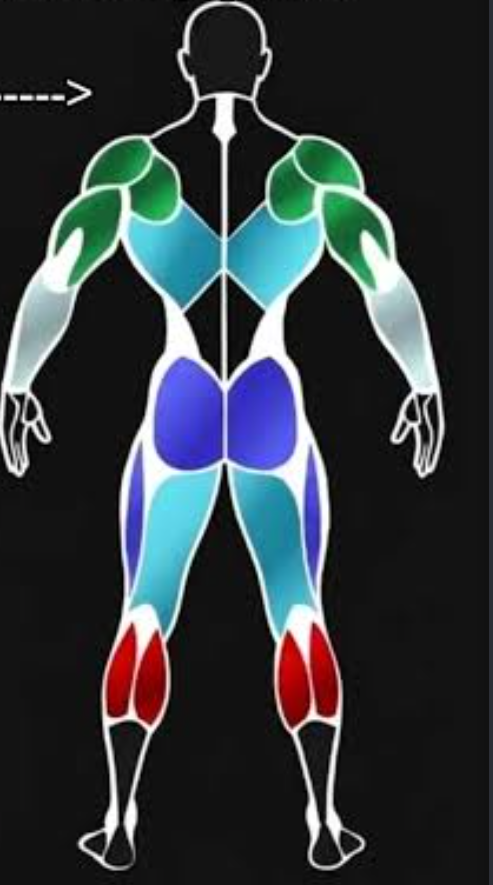
#> input picture docs/mapa-muscular/espalda/referencia.png, 493 x 885 px
$ python ridge.py
#> lines starting #> are read from the running program, lines starting #| are printed output that depends on the picture; after the words box and inside, x2 and y2 are one past the last pixel; in counts of white or black regions, pixels touching at a corner belong together
### docs/mapa-muscular/espalda/cargar.py
# Carga la referencia tal como la usan los demás pasos.
import numpy as np, cv2
from PIL import Image

EJE = 270.5            # eje de simetría del cuerpo (en la imagen volteada)
CABEZA_DESVIO = 2.4    # la cabeza y el cuello están dibujados 2.4 px a la izquierda del eje


def cargar():
    """Referencia volteada en horizontal (su mano izquierda sale cortada por el borde; la derecha
    está entera y el método trabaja con la mitad izquierda y la refleja) y con la cabeza y el
    cuello corridos CABEZA_DESVIO px para que queden centrados en el eje del cuerpo (el
    corrimiento baja suave hasta cero entre el cuello y los hombros)."""
    im = np.array(Image.open('referencia.png').convert('RGB'))[:, ::-1].astype(np.float32)
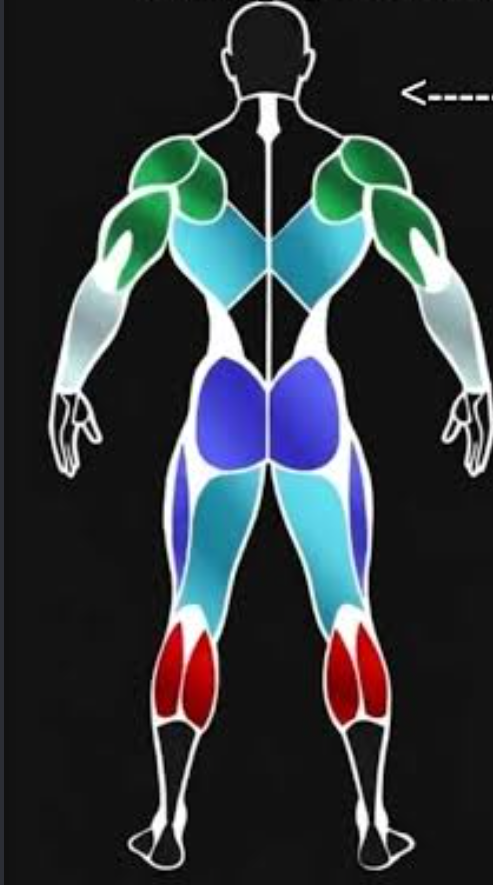
#> im: shape (885, 493, 3) float32; mean R, G, B 49.6, 56.9, 61.2
    h, w = im.shape[:2]
#> h = 885; w = 493
    out = im.copy()
    for y in range(140):
        d = CABEZA_DESVIO * float(np.clip((135 - y) / 40, 0, 1))
        if d > 0:
            out[y] = cv2.warpAffine(im[y:y + 1], np.float32([[1, 0, d], [0, 1, 0]]), (w, 1),
                                    flags=cv2.INTER_LINEAR, borderMode=cv2.BORDER_REPLICATE)[0]
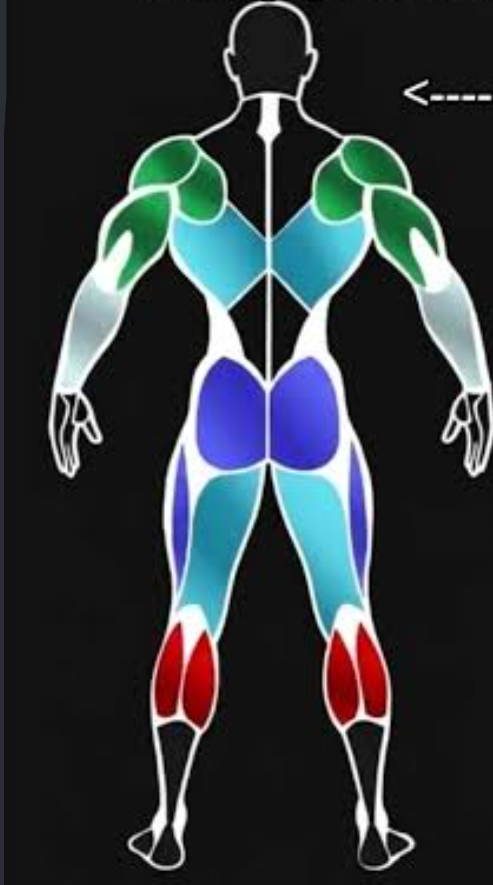
#> out: shape (885, 493, 3) float32; 4.82% of pixels changed, all inside (x1, y1, x2, y2) = (4, 0, 493, 135)
    out[0] = out[0] * 0 + np.median(im[2:6, :20].reshape(-1, 3), 0)   # fila de arriba: fondo
#> out: shape (885, 493, 3) float32; 0.11% of pixels changed, all inside (x1, y1, x2, y2) = (0, 0, 493, 1)
    return out

### docs/mapa-muscular/espalda/ridge.py
# Paso 2: mapa de crestas (centro de las líneas blancas) con el filtro de Sato. Las separaciones
# entre músculos se ponen sobre esas crestas.
import numpy as np, cv2
from PIL import Image
from skimage.filters import sato
from cargar import cargar
im = cargar().astype(float)   # volteada y con la cabeza centrada, como en mascaras.py
S = 4; H, W = im.shape[0] * S, im.shape[1] * S
#> after `H, W = (im.shape[0] * S, im.shape[1] * S)`: H = 3540; W = 1972
big = cv2.resize(im, (W, H), interpolation=cv2.INTER_CUBIC)
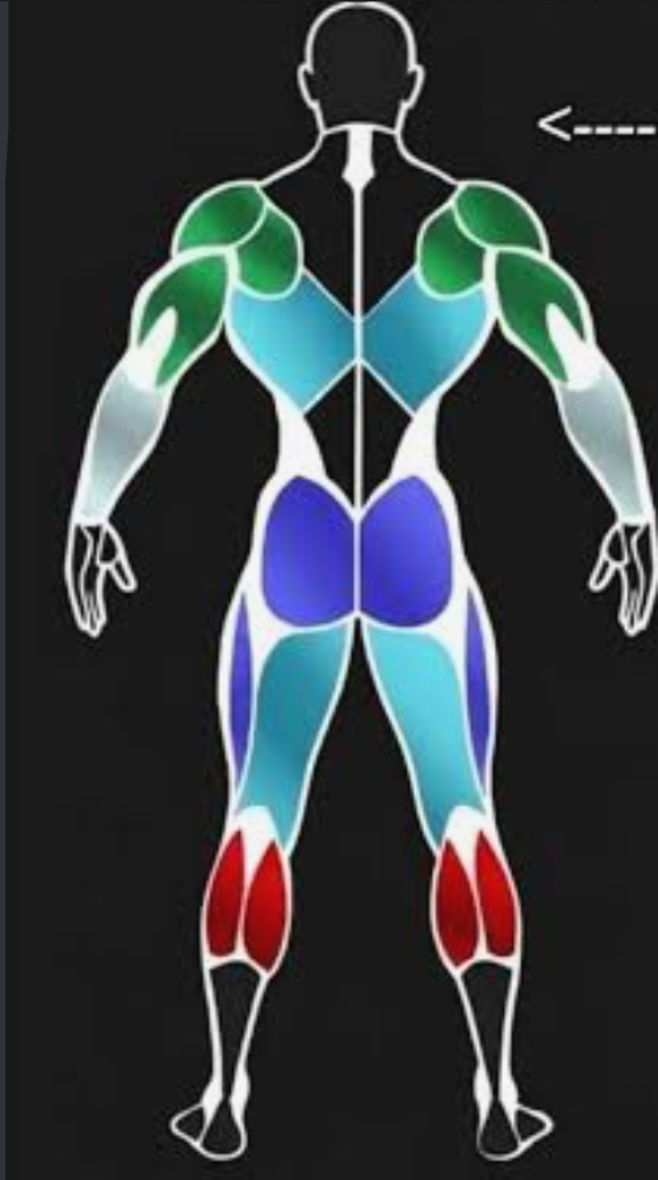
#> big: shape (3540, 1972, 3) float64 (shown at 1/3 size); mean of channels 0, 1, 2 49.6, 57, 61.2; drawn with min black and max white
mx = big.max(2); mn = big.min(2); sat = (mx - mn) / np.maximum(mx, 1)
#> after `mx = big.max(2)`:
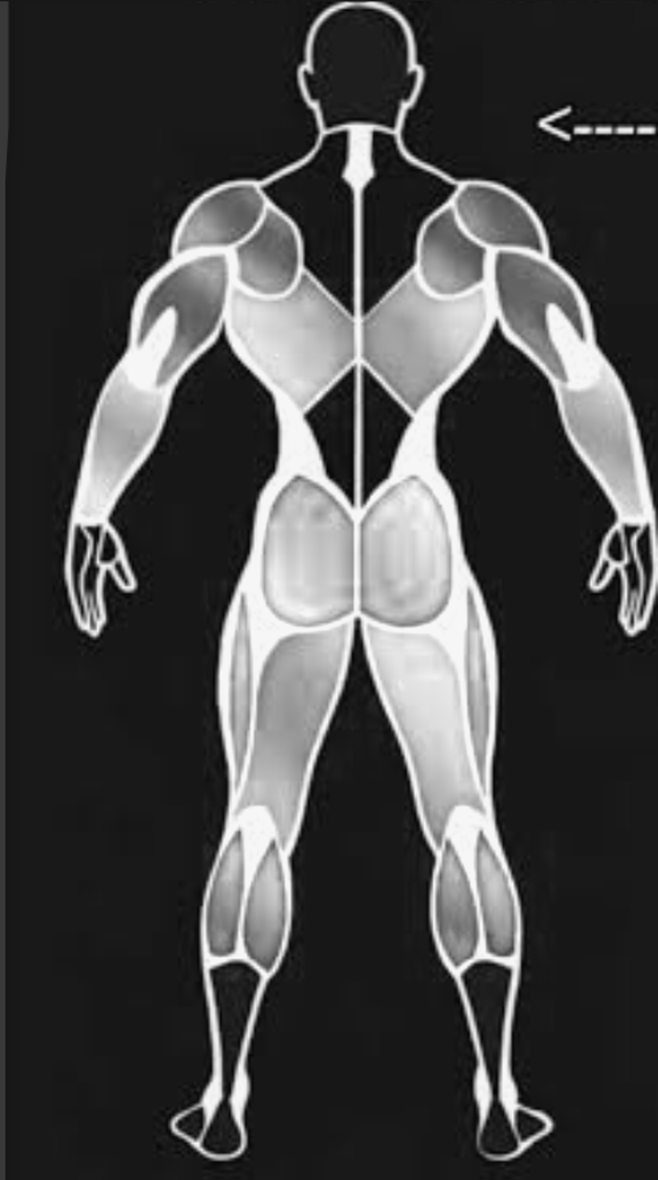
#> mx: shape (3540, 1972) float64 (shown at 1/3 size); min -8.01, max 264.4, mean 66.5; drawn with min black and max white
#> after `mn = big.min(2)`:
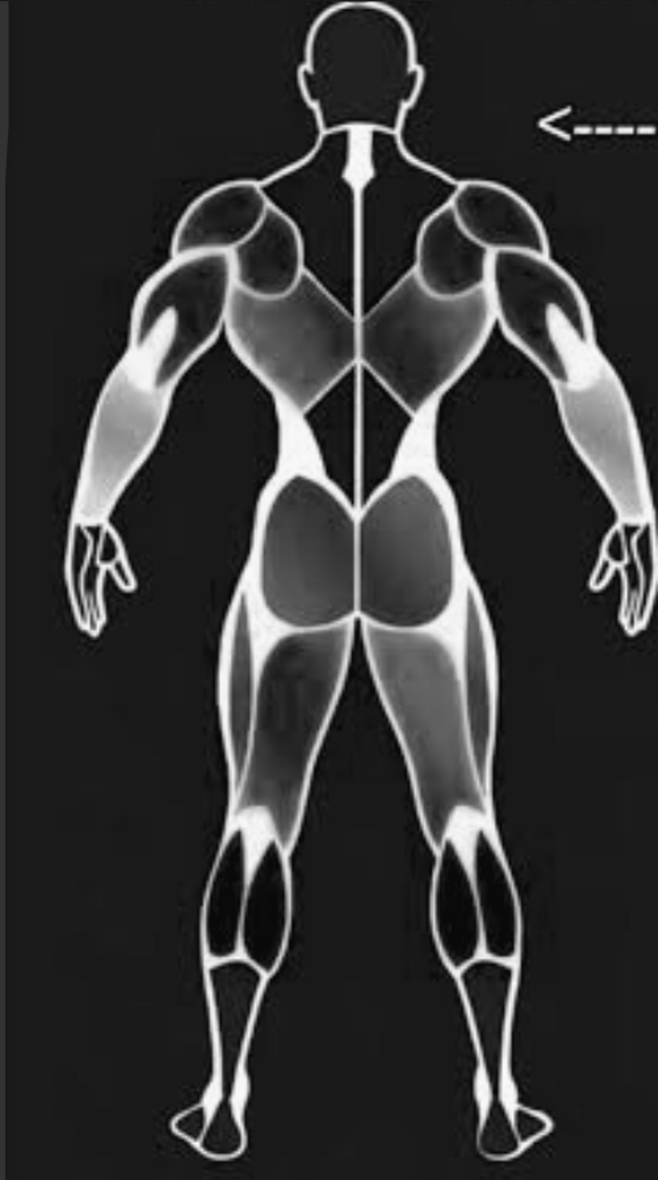
#> mn: shape (3540, 1972) float64 (shown at 1/3 size); min -10.79, max 262.1, mean 46.2; drawn with min black and max white
#> after `sat = (mx - mn) / np.maximum(mx, 1)`:
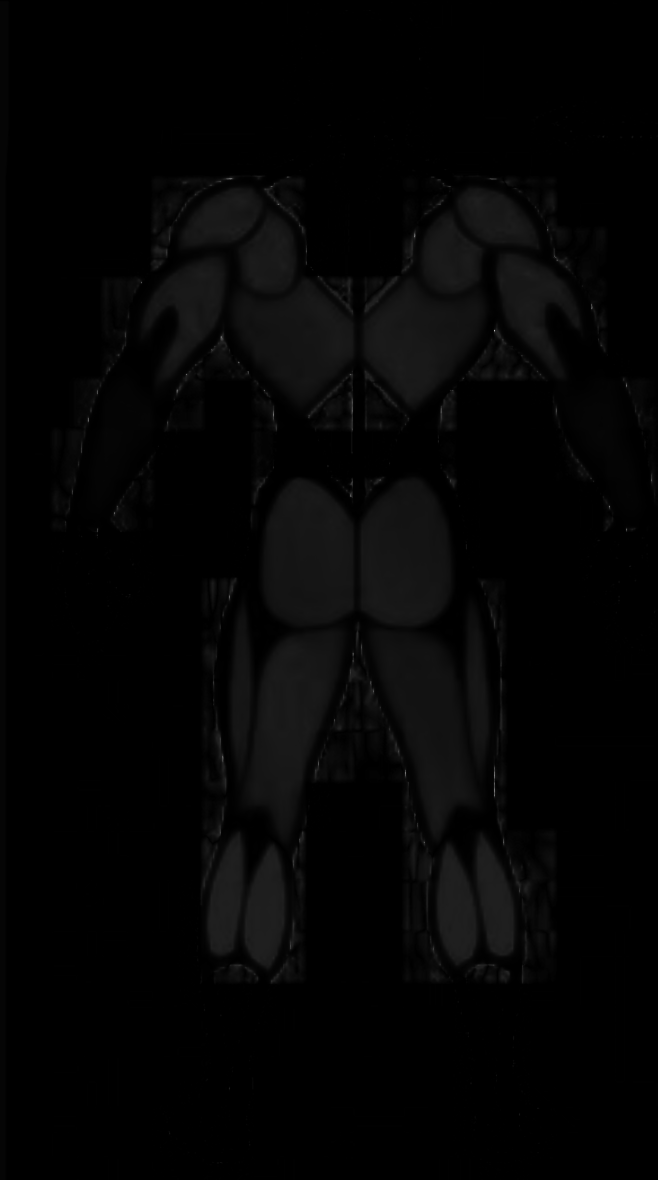
#> sat: shape (3540, 1972) float64 (shown at 1/3 size); min 0, max 8.21, mean 0.144; drawn with min black and max white
r = sato((1 - sat) * (mx / 255), sigmas=[3, 4, 6], black_ridges=False)
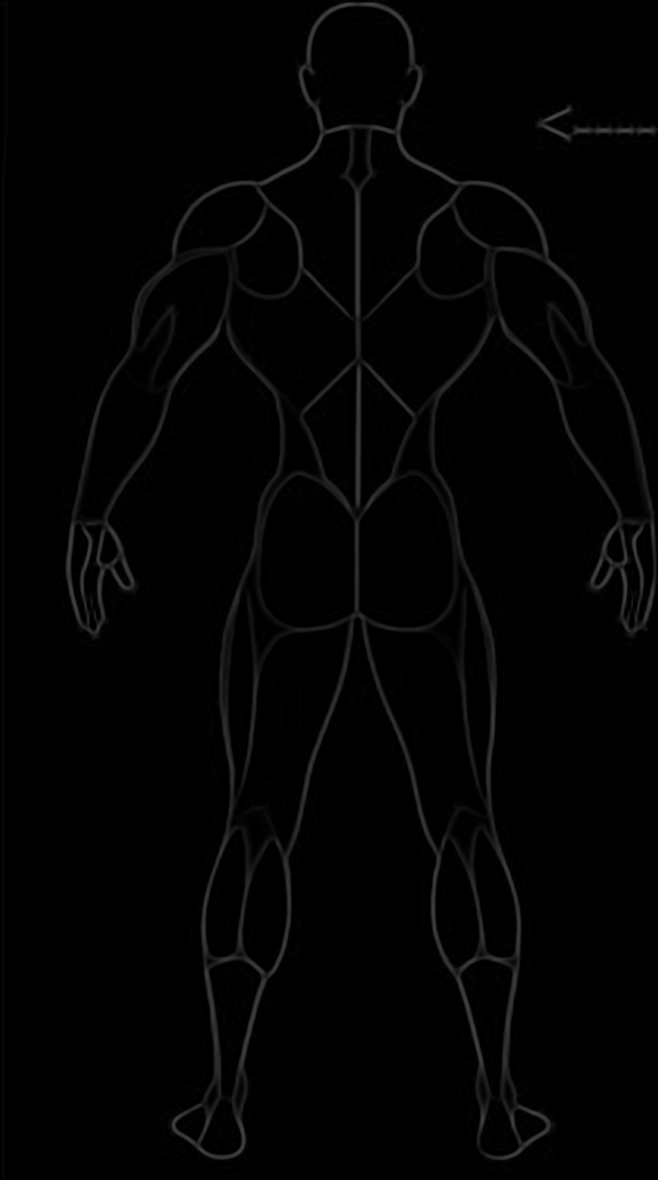
#> r: shape (3540, 1972) float64 (shown at 1/3 size); min 0, max 0.303, mean 0.0115
np.save('ridge.npy', (r / np.percentile(r, 99.5)).astype(np.float32))
